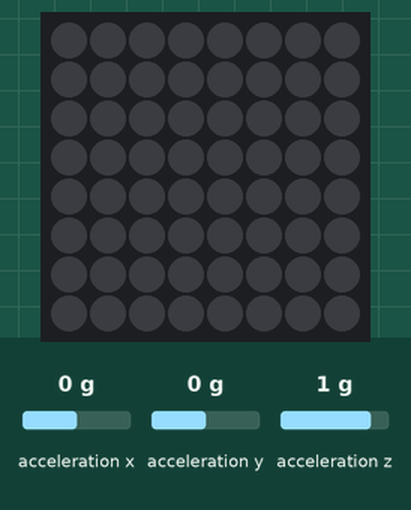
The program below on a simulated Raspberry Pi (BCM pin numbers) with a Sense HAT. Shown: the Sense HAT's 8×8 RGB LED matrix. The test bench sets the inputs (shaded band); at power-on: acceleration x 0 g, acceleration z 1 g, acceleration y 0 g.

Above: at 1.2 s.
1.3 s: acceleration x set to -1.4 g
At 1.49 s:
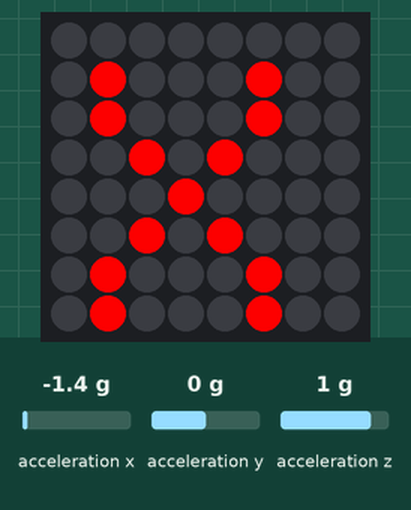
4.3 s: acceleration z set to -1.4 g
At 4.7 s:
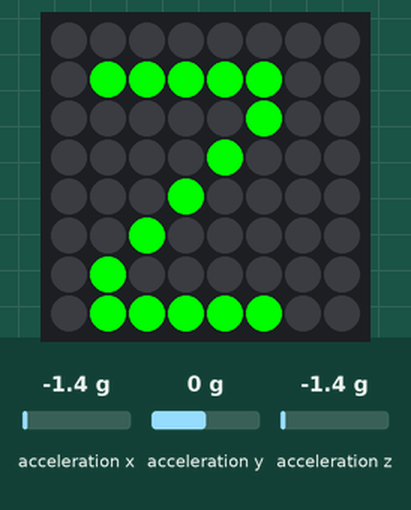
Timing chart, 0 to 7.3 s (numbered marks = the images above; inputs shaded):
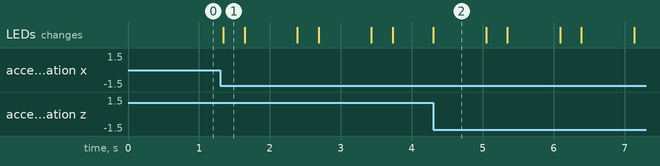

Measured:
- after the input at 1.3 s, the LEDs: change at once (image 1)
- after the input at 4.3 s, the LEDs: change at once (image 2)
- what the display in image 2 shows lasts 0.7 s, from 4.3 s to 5.0 s

The program:

colorShake.py
```python
from sense_hat import SenseHat

sense = SenseHat()

red = (255, 0, 0)
blue = (0,0,255)
green = (0,255,0)

while True:
	acceleration = sense.get_accelerometer_raw()
	x = acceleration['x']
	y = acceleration['y']
	z = acceleration['z']

	x = abs(x)
	y = abs(y)
	z = abs(z)

	if x > 1:
		sense.show_letter("X", red)
	if y > 1:
		sense.show_letter("Y", blue)
	if z > 1:
		sense.show_letter("Z", green)
	else:
		sense.clear()
```
